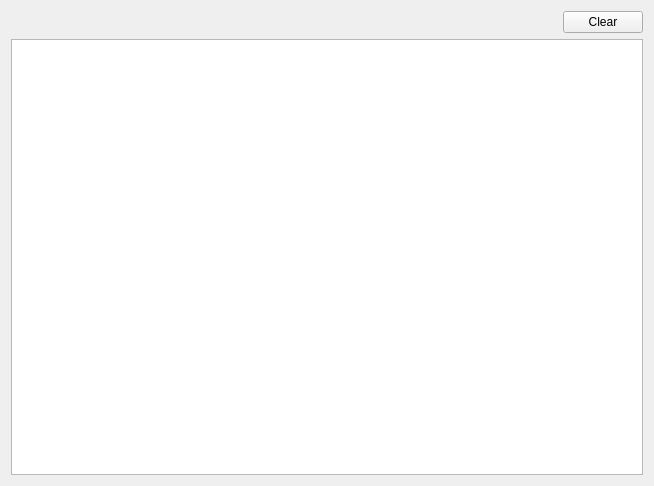
<?xml version="1.0" encoding="UTF-8"?>
<ui version="4.0">
 <class>ConsoleOutput</class>
 <widget class="QWidget" name="ConsoleOutput">
  <property name="geometry">
   <rect>
    <x>0</x>
    <y>0</y>
    <width>654</width>
    <height>486</height>
   </rect>
  </property>
  <property name="windowTitle">
   <string>Form</string>
  </property>
  <layout class="QVBoxLayout" name="verticalLayout">
   <item>
    <layout class="QHBoxLayout" name="horizontalLayout">
     <item>
      <spacer name="horizontalSpacer">
       <property name="orientation">
        <enum>Qt::Horizontal</enum>
       </property>
       <property name="sizeHint" stdset="0">
        <size>
         <width>40</width>
         <height>20</height>
        </size>
       </property>
      </spacer>
     </item>
     <item>
      <widget class="QPushButton" name="btn_clear">
       <property name="text">
        <string>Clear</string>
       </property>
      </widget>
     </item>
    </layout>
   </item>
   <item>
    <widget class="QTextEdit" name="txt_output"/>
   </item>
  </layout>
 </widget>
 <resources/>
 <connections/>
</ui>
